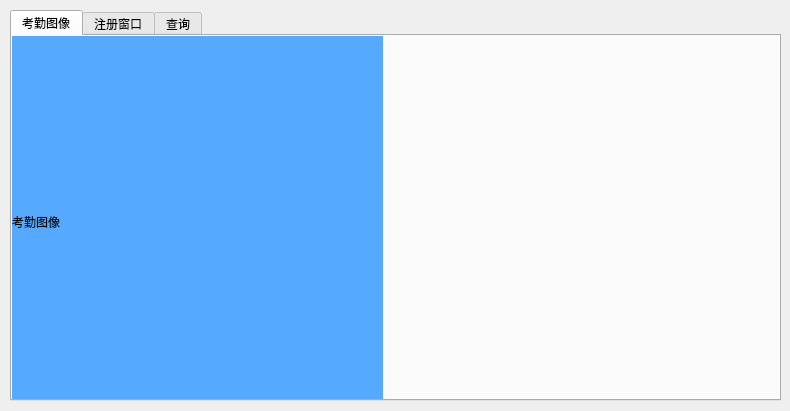
<?xml version="1.0" encoding="UTF-8"?>
<ui version="4.0">
 <class>AttendanceWin</class>
 <widget class="QMainWindow" name="AttendanceWin">
  <property name="geometry">
   <rect>
    <x>0</x>
    <y>0</y>
    <width>790</width>
    <height>411</height>
   </rect>
  </property>
  <property name="windowTitle">
   <string>AttendanceWin</string>
  </property>
  <widget class="QWidget" name="centralwidget">
   <widget class="QTabWidget" name="tabWidget">
    <property name="geometry">
     <rect>
      <x>10</x>
      <y>10</y>
      <width>771</width>
      <height>391</height>
     </rect>
    </property>
    <property name="currentIndex">
     <number>0</number>
    </property>
    <widget class="QWidget" name="showWidget">
     <attribute name="title">
      <string>考勤图像</string>
     </attribute>
     <widget class="QLabel" name="picLb">
      <property name="geometry">
       <rect>
        <x>0</x>
        <y>0</y>
        <width>371</width>
        <height>371</height>
       </rect>
      </property>
      <property name="styleSheet">
       <string notr="true">background-color: rgb(85, 170, 255);</string>
      </property>
      <property name="text">
       <string>考勤图像</string>
      </property>
     </widget>
    </widget>
    <widget class="RegisterWin" name="registerWidget">
     <attribute name="title">
      <string>注册窗口</string>
     </attribute>
    </widget>
    <widget class="SelectWin" name="selectWidget">
     <attribute name="title">
      <string>查询</string>
     </attribute>
    </widget>
   </widget>
  </widget>
 </widget>
 <customwidgets>
  <customwidget>
   <class>RegisterWin</class>
   <extends>QWidget</extends>
   <header location="global">registerwin.h</header>
   <container>1</container>
  </customwidget>
  <customwidget>
   <class>SelectWin</class>
   <extends>QWidget</extends>
   <header location="global">selectwin.h</header>
   <container>1</container>
  </customwidget>
 </customwidgets>
 <resources/>
 <connections/>
</ui>
